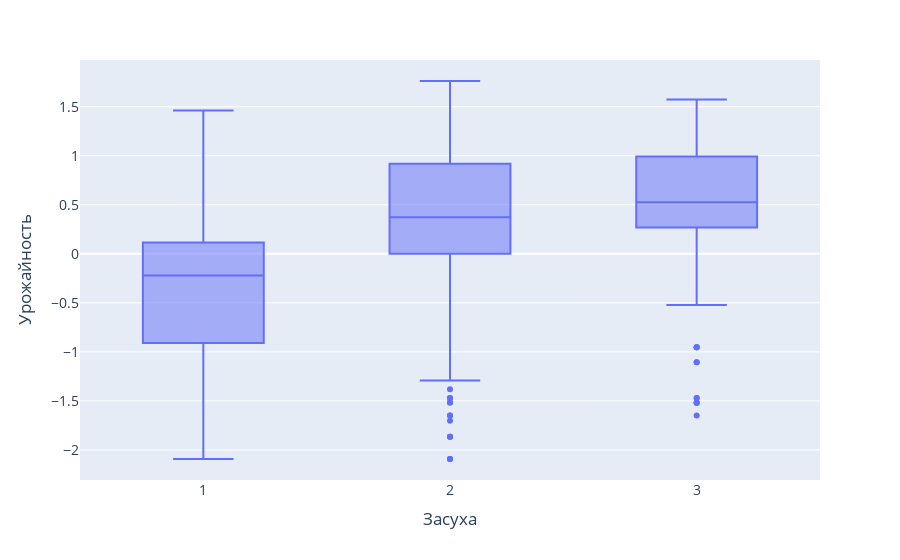

The notebook cell this image was saved under:
### Code cell
import plotly.express as px

fig = px.box(check_df, x='DRY', y='UR')

# Настройка внешнего вида графика
fig.update_layout(
    xaxis_title='Засуха',
    yaxis_title='Урожайность',
    font=dict(size=14)
)

# Отображение графика
fig.show()

### Figure 1 — Plotly figure (JSON) as saved in the notebook; plotly's stock layout.template omitted (floating-point values rounded to 4 significant figures; data arrays with more than 128 entries replaced by an {"elided": "..."} marker saying what was removed)
{"data": [{"alignmentgroup": "True", "hovertemplate": "DRY=%{x}<br>UR=%{y}<extra></extra>", "legendgroup": "", "marker": {"color": "#636efa"}, "name": "", "notched": false, "offsetgroup": "", "orientation": "v", "showlegend": false, "type": "box", "x": {"elided": "659 int values"}, "x0": " ", "xaxis": "x", "y": {"elided": "659 float values"}, "y0": " ", "yaxis": "y"}], "layout": {"boxmode": "group", "font": {"size": 14}, "legend": {"tracegroupgap": 0}, "margin": {"t": 60}, "xaxis": {"anchor": "y", "domain": [0, 1], "title": {"text": "Засуха"}}, "yaxis": {"anchor": "x", "domain": [0, 1], "title": {"text": "Урожайность"}}}}
